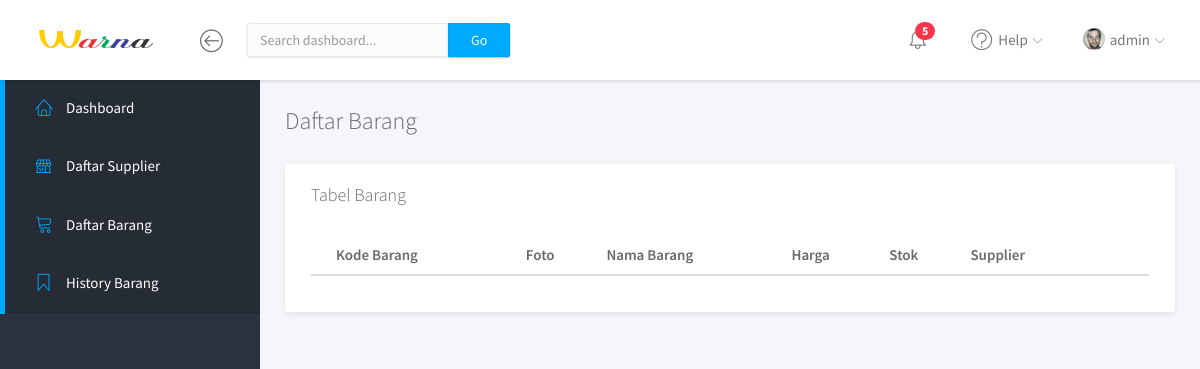
The page /pegawai/daftar-barang.php (signed in) on the database as committed earlier.
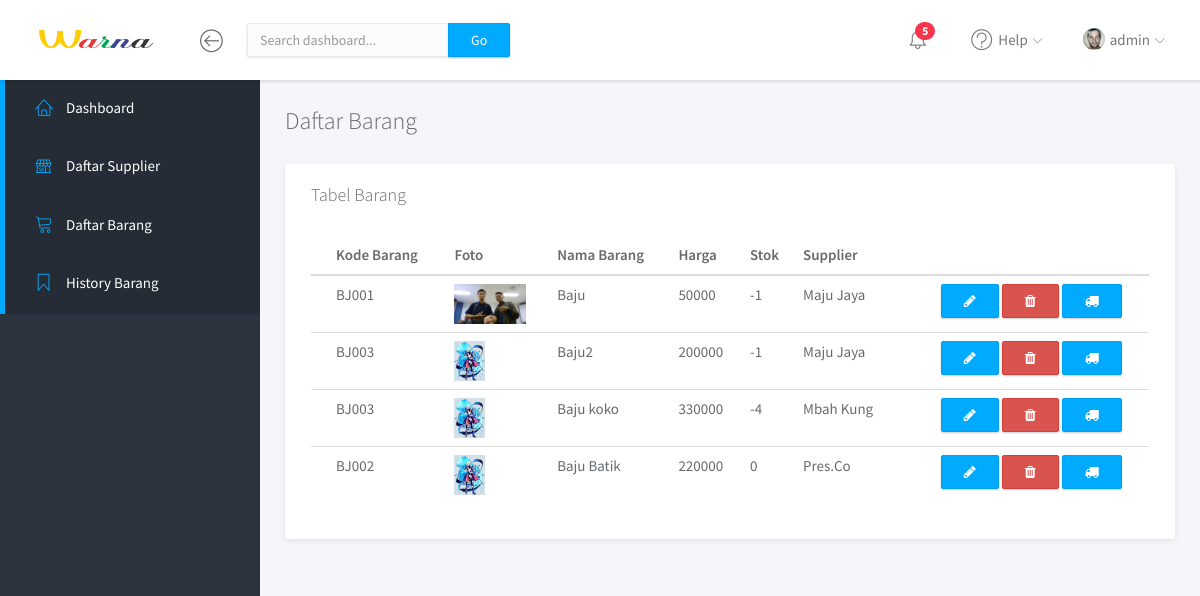
The same page on the database as committed later.
### tables this page shows
CREATE TABLE `barang` (
  `id_barang` int(15) NOT NULL,
  `kode_barang` varchar(255) NOT NULL,
  `nama_barang` varchar(255) NOT NULL,
  `harga` int(100) NOT NULL,
  `stok` int(100) NOT NULL,
  `gambar` varchar(255) NOT NULL,
  `id_supplier` int(15) NOT NULL
);

CREATE TABLE `supplier` (
  `id` int(15) NOT NULL,
  `nama_supplier` varchar(255) NOT NULL,
  `alamat_supplier` varchar(255) NOT NULL,
  `kontak_supplier` varchar(255) NOT NULL
);

### pegawai/daftar-barang.php (the view, shortened to what this page needs)
<?php
  include('../koneksi.php');
  $upload_dir = '../uploads/';
?>
<!doctype html>
<html lang="en">
<head>
	<link rel="stylesheet" href="../assets/vendor/bootstrap/css/bootstrap.min.css">
	<link rel="stylesheet" href="../assets/vendor/font-awesome/css/font-awesome.min.css">
	<link rel="stylesheet" href="../assets/vendor/linearicons/style.css">
	<link rel="stylesheet" href="../assets/vendor/chartist/css/chartist-custom.css">
	<link rel="stylesheet" href="../assets/css/main.css">
	<link rel="stylesheet" href="../assets/css/demo.css">
</head>
<body>
	<div id="wrapper">
		<nav class="navbar navbar-default navbar-fixed-top">
			<div class="brand">
				<a href="pegawai-tampilan.php"><img src="../assets/img/warna_logo2.png"  alt="Klorofil Logo" class="img-responsive logo"></a>
			</div>
			<div class="container-fluid">
				<div class="navbar-btn">
					<button type="button" class="btn-toggle-fullwidth"><i class="lnr lnr-arrow-left-circle"></i></button>
				</div>
				<form class="navbar-form navbar-left">
					<div class="input-group">
						<input type="text" value="" class="form-control" placeholder="Search dashboard...">
						<span class="input-group-btn"><button type="button" class="btn btn-primary">Go</button></span>
					</div>
				</form>
				<div id="navbar-menu">
					<ul class="nav navbar-nav navbar-right">
						<li class="dropdown">
							<a href="#" class="dropdown-toggle icon-menu" data-toggle="dropdown">
								<i class="lnr lnr-alarm"></i>
								<span class="badge bg-danger">5</span>
							</a>
						</li>
						<li class="dropdown">
							<a href="#" class="dropdown-toggle" data-toggle="dropdown"><i class="lnr lnr-question-circle"></i> <span>Help</span> <i class="icon-submenu lnr lnr-chevron-down"></i></a>
						</li>
						<li class="dropdown">
							<a href="#" class="dropdown-toggle" data-toggle="dropdown"><img src="../assets/img/user.png" class="img-circle" alt="Avatar"> <span><?php echo $_SESSION['username']; ?></span> <i class="icon-submenu lnr lnr-chevron-down"></i></a>
						</li>
					</ul>
				</div>
			</div>
		</nav>
		<div id="sidebar-nav" class="sidebar">
			<div class="sidebar-scroll">
				<nav>
					<ul class="nav">
						<li><a href="pegawai-tampilan.php" class="active"><i class="lnr lnr-home"></i> <span>Dashboard</span></a></li>
						<li><a href="daftar-supplier.php" class="active"><i class="lnr lnr-store"></i> <span>Daftar Supplier</span></a></li>
						<li><a href="daftar-barang.php" class="active"><i class="lnr lnr-cart"></i> <span>Daftar Barang</span></a></li>
						<li><a href="history-barang.php" class="active"><i class="lnr lnr-bookmark"></i> <span>History Barang</span></a></li>
					</ul>
				</nav>
			</div>
        </div>
		<div class="main">
		<div class="main-content">
				<div class="container-fluid">
		<h3 class="page-title">Daftar Barang</h3>
		<div class="row">
			<div class="col-md-12">
			<div class="panel">
				<div class="panel-heading">
					<h3 class="panel-title">Tabel Barang</h3>
				</div>
				<div class="panel-body">
					<table class="table">
						<thead>
							<tr><th>Kode Barang</th><th>Foto</th><th>Nama Barang</th><th>Harga</th><th>Stok</th><th>Supplier</th><th></th></tr>
						</thead>
						<tbody>
						<?php
                            $sql = "select * from barang b inner join supplier s on b.id_supplier=s.id";;
                            $result = mysqli_query($conn, $sql);
                    				if(mysqli_num_rows($result)){
                    					while($row = mysqli_fetch_assoc($result)){
                          ?>
                          <tr>
                            <td><?php echo $row['kode_barang'] ?></td>
							<td><img src="<?php echo $upload_dir.$row['gambar'] ?>" height="40"></td>
                            <td><?php echo $row['nama_barang'] ?></td>
                            <td><?php echo $row['harga'] ?></td>
							<td><?php echo $row['stok'] ?></td>
							<td><?php echo $row['nama_supplier'] ?></td>
                            <td class="text-center">
							  <a href="barang-edit.php?id=<?php echo $row['id'] ?>" button type="button" class="btn btn-primary "><i class="fa fa-pencil" style="color: #fff"></i></a>
                              <a href="daftar-barang.php?delete=<?php echo $row['id'] ?>" type="button" class="btn btn-danger" onclick="return confirm('Are you sure to delete this record?')"><i class="fa fa-trash" style="color: #fff"></i></a>
							  <a href="barang-mutasi.php?id=<?php echo $row['id'] ?>" button type="button" class="btn btn-primary "><i class="fa fa-truck" style="color: #fff"></i></a>
							</td>
                          </tr>
                          <?php
                              }
                            }
                          ?>
						</tbody>
					</table>
				</div>
			</div>
		</div>
		</div>
	</div>
				</div>
			</div>
</body>
</html>

Rows that differ between the two databases and show on the page:
added barang: kode_barang "BJ001", gambar (picture), nama_barang "Baju", harga "50000", stok "-1", id_supplier.nama_supplier "Maju Jaya"
added barang: kode_barang "BJ003", gambar (picture), nama_barang "Baju2", harga "200000", stok "-1", id_supplier.nama_supplier "Maju Jaya"
added barang: kode_barang "BJ003", gambar (picture), nama_barang "Baju koko", harga "330000", stok "-4", id_supplier.nama_supplier "Mbah Kung"
added barang: kode_barang "BJ002", gambar (picture), nama_barang "Baju Batik", harga "220000", stok "0", id_supplier.nama_supplier "Pres.Co"
